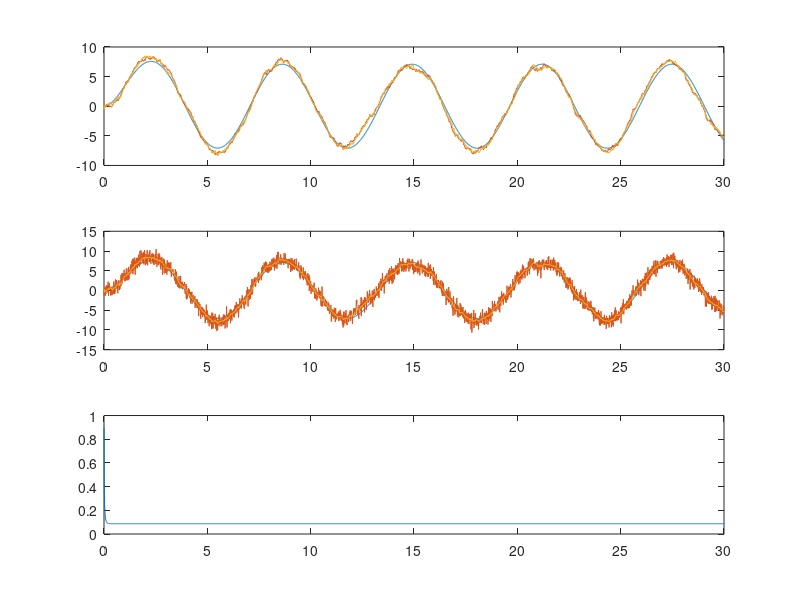

MATLAB code to generate this figure:
Ts=0.01;
t=0:Ts:30;
Q=1;
R=1;
x=0;
xnoise=0;

x_e=0;
p=9;

xmodel=zeros(length(t),1);
xtrue=zeros(length(t),1);

ymodel=zeros(length(t),1);
ytrue=zeros(length(t),1);

X_est=zeros(length(t),1);
Y_est=zeros(length(t),1);
P=zeros(length(t),1);

for k=1:length(t)
    
    x=x+(-x+10*sin(t(k)))*Ts;
    y=x;
    
    xnoise=xnoise+(-xnoise+10*sin(t(k)))*Ts+sqrt(Q*Ts)*randn;
    ynoise=xnoise+sqrt(R)*randn;
    
    xmodel(k)=x;
    xtrue(k)=xnoise;
    
    ymodel(k)=y;
    ytrue(k)=ynoise;
end
QE=0.01;
RE=1;

C=1;
A=(1-Ts);
for k=1:length(t)
    x_e=A*x_e+10*Ts*sin(t(k));
    p=A*p*A'+QE;
    
    y_e=C*x_e;
    pxy=p*C';
    pyy=C*p*C'+RE;
    
    w=pxy/pyy;
    x_e=x_e+w*(ytrue(k)-y_e);
    p=p-w*pyy*w';
    
    X_est(k)=x_e;
    P(k)=p;
    
    Y_est(k)=y_e;
end

subplot(3,1,1)
plot(t,xmodel,t,xtrue,t,X_est)
subplot(3,1,2)
plot(t,ymodel,t,ytrue,t,Y_est)
subplot(3,1,3)
plot(t,P)